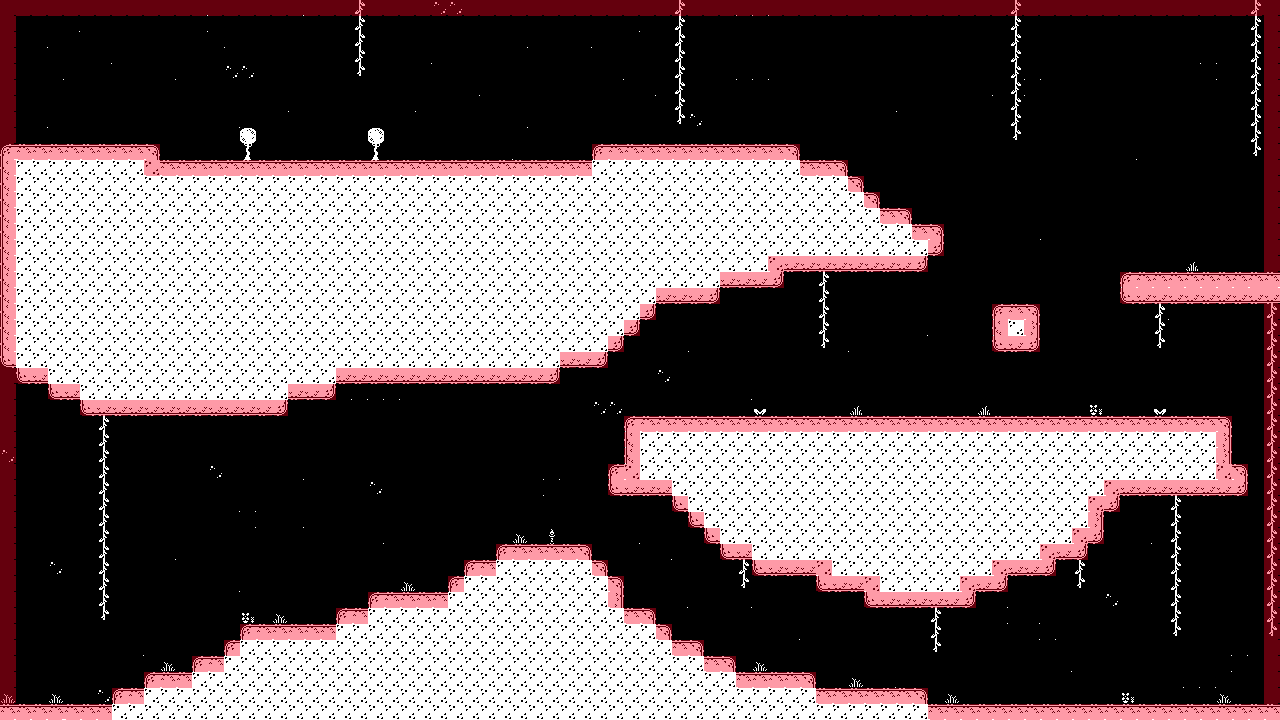

The image is a tile-based game level rendered from a .tmx file. Its description and source (layers, tilesets, objects; grid data summarised) follow:
An orthogonal 80x45 tile map with 16x16 px tiles, 2 tile layers (Capa de patrones 1, Colliders), 2 tilesets.

<map version="1.4" tiledversion="1.4.2" orientation="orthogonal" renderorder="right-down" width="80" height="45" tilewidth="16" tileheight="16" infinite="0" nextlayerid="3" nextobjectid="1">
 <tileset firstgid="1" name="TileSet" tilewidth="16" tileheight="16" tilecount="400" columns="20">
  <image source="A.png" width="320" height="320" />
 </tileset>
 <tileset firstgid="401" name="meta" tilewidth="16" tileheight="16" tilecount="32" columns="8">
  <image source="meta.png" width="128" height="64" />
 </tileset>
 <layer id="1" name="Capa de patrones 1" width="80" height="45">
  <properties>
   <property name="Nodraw" type="int" value="0" />
   <property name="Collisions" type="int" value="0" />
  </properties>
  <data>[3600 cells, 3600 non-empty, 22 distinct tile ids]</data>
 </layer>
 <layer id="2" name="Colliders" width="80" height="45">
  <properties>
   <property name="Collisions" type="int" value="1" />
   <property name="Nodraw" type="int" value="1" />
  </properties>
  <data>[3600 cells, 509 non-empty, 4 distinct tile ids]</data>
 </layer>
</map>
